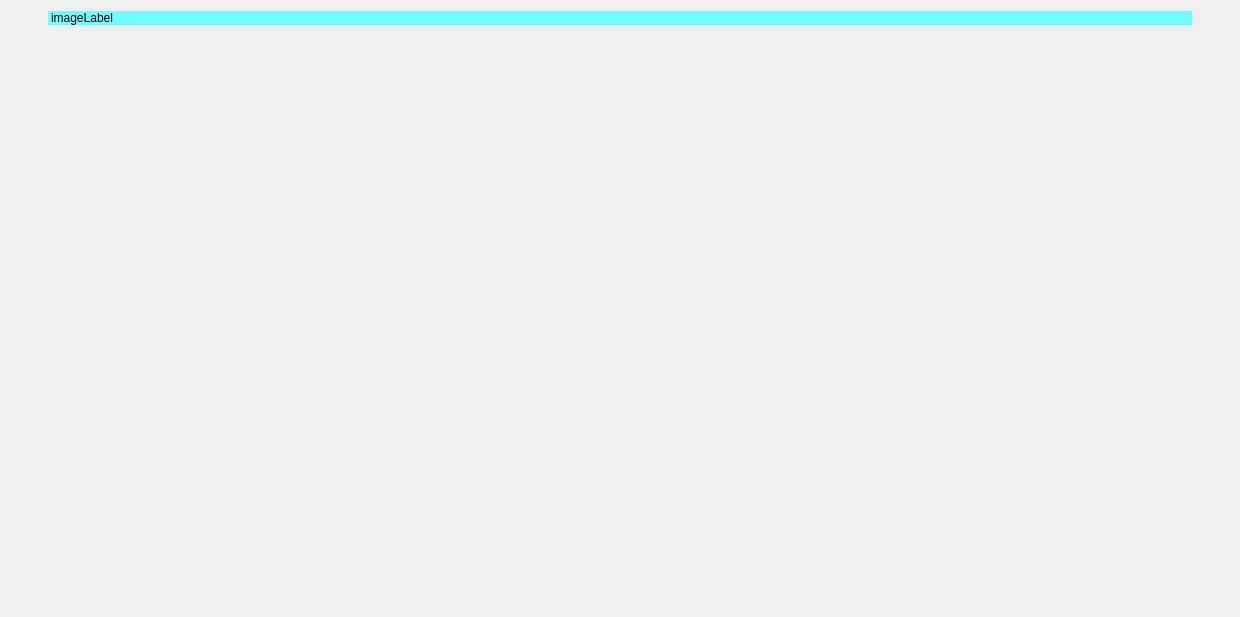
<?xml version="1.0" encoding="UTF-8"?>
<ui version="4.0">
 <class>DicomWidget</class>
 <widget class="QWidget" name="DicomWidget">
  <property name="geometry">
   <rect>
    <x>0</x>
    <y>0</y>
    <width>1240</width>
    <height>617</height>
   </rect>
  </property>
  <property name="windowTitle">
   <string>Form</string>
  </property>
  <layout class="QVBoxLayout" name="verticalLayout">
   <item>
    <widget class="QLabel" name="diLabel">
     <property name="sizePolicy">
      <sizepolicy hsizetype="Expanding" vsizetype="Fixed">
       <horstretch>0</horstretch>
       <verstretch>0</verstretch>
      </sizepolicy>
     </property>
     <property name="styleSheet">
      <string notr="true">font: 900 10pt &quot;Segoe UI Black&quot;;
background-color: rgb(111, 253, 255);
width:400px;
height:100px;
text-align: center;
margin-left: auto;
margin-right: auto;</string>
     </property>
     <property name="text">
      <string>imageLabel</string>
     </property>
    </widget>
   </item>
   <item>
    <widget class="QVTKWidget" name="diWidget" native="true"/>
   </item>
  </layout>
 </widget>
 <customwidgets>
  <customwidget>
   <class>QVTKWidget</class>
   <extends>QWidget</extends>
   <header location="global">qvtkwidget.h</header>
   <container>1</container>
  </customwidget>
 </customwidgets>
 <resources/>
 <connections/>
</ui>
